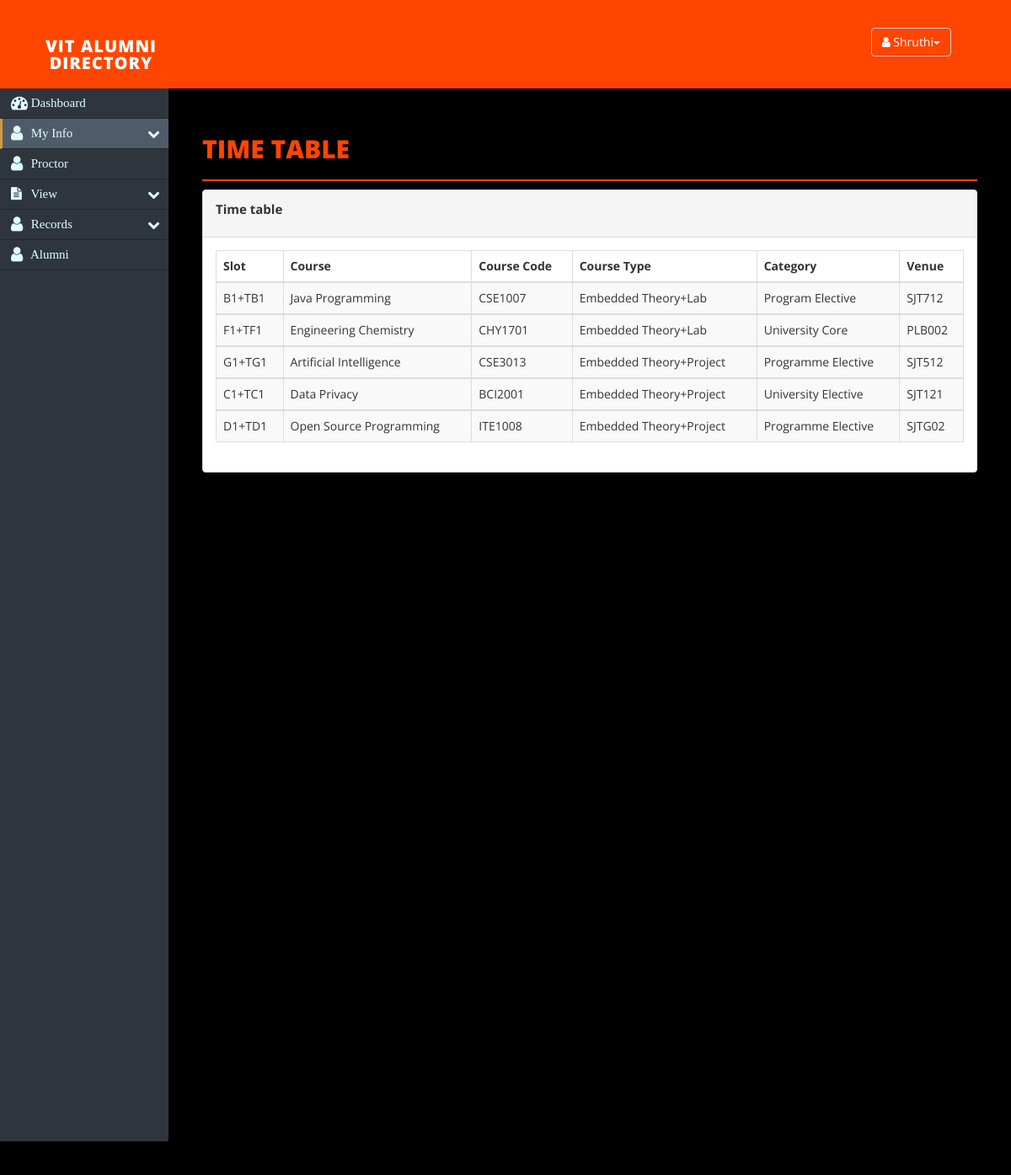
/book/timetable.php (signed in), run on the app's committed database.
### tables this page shows
CREATE TABLE `time_table` (
  `SNo` int(20) NOT NULL,
  `id` varchar(56) NOT NULL,
  `Name` varchar(56) NOT NULL,
  `RegistrationNumber` varchar(56) NOT NULL,
  `CourseCode` varchar(9) NOT NULL,
  `Course` varchar(67) NOT NULL,
  `CourseType` varchar(48) NOT NULL,
  `Role` varchar(45) NOT NULL,
  `Category` varchar(43) NOT NULL,
  `Slot` varchar(20) NOT NULL,
  `Venue` varchar(17) NOT NULL,
  `Faculty` varchar(43) NOT NULL,
  `Semester` varchar(56) NOT NULL,
  `Credits` int(8) NOT NULL
);

### book/timetable.php (the view, shortened to what this page needs)
<?php
$role=$_SESSION['rainbow_role'];
$id=$_SESSION['rainbow_uid'];
?>
<!DOCTYPE html>
<html xmlns="http://www.w3.org/1999/xhtml">
<head>
<link href="css/bootstrap.css" rel="stylesheet" />
<link href="css/font-awesome.css" rel="stylesheet" />
<link href="css/layout.css" rel="stylesheet" />
<link href="css/custom.css" rel="stylesheet" />
<link rel="stylesheet" href="https://cdnjs.cloudflare.com/ajax/libs/font-awesome/4.7.0/css/font-awesome.min.css">
</head>
<?php
if($role=="student"){
include("php/header_stu.php");
}
else
include("php/header.php");?>
<div id="page-wrapper">
<div id="page-inner">
<div class="row">
<div class="col-md-12">
<h1 class="page-head-line">Time Table
</h1>
</div>
</div>
<div class="panel panel-default">
<div class="panel-heading">
<p style="font-size: 15px;font-weight: bold;">Time table</p>
</div>
<div class="panel-body">
<div class="table-sorting table-responsive">
<table class="table table-striped table-bordered table-hover" id="tSortable22">
<thead>
<tr>
<th>Slot</th>
<th>Course</th>
<th>Course Code</th>
<th>Course Type</th>
<th>Category</th>
<th>Venue</th>
</tr>
</thead>
<?php
$conn = new mysqli('localhost','root','','portal');
if($conn->connect_error){
echo "$conn->connect_error";
die("Connection Failed : ". $conn->connect_error);
} else {
$sql = "SELECT * FROM time_table where id like '%$id%'";
$result = mysqli_query($conn, $sql);
while($row = mysqli_fetch_assoc($result))
{
?>
<tbody>
<tr>
<td><?php echo $row['Slot'];?></td>
<td><?php echo $row['Course'];?></td>
<td><?php echo $row['CourseCode'];?></td>
<td><?php echo $row['CourseType'];?></td>
<td><?php echo $row['Category'];?></td>
<td><?php echo $row['Venue'];?></td>
</tr>
</tbody>
<?php
}}
?>
</table>
</div>
</div>
</div>
</div>
</div>
<div id="footer-sec">
</div>
</body>
</html>

### book/css/layout.css (style rules this page uses)
body { font-family: 'Open Sans', sans-serif; line-height:25px; }
#page-wrapper { padding: 15px 15px; min-height: 600px; background: #000000; }
#page-inner { width: 100%; margin: 10px 20px 10px 0px; background-color: #000000!important; padding: 10px; min-height: 1200px; }
.page-head-line { font-size: 30px; text-transform: uppercase; color:orangered; font-weight: 800; padding-bottom: 20px; border-bottom: 2px solid orangered; margin-bottom: 10px; }
#footer-sec { background-color:#000; padding:20px 50px; color:#fff; font-size:12px; }
@media (min-width:768px) { #page-wrapper { margin: 0 0 0 200px; padding: 15px 30px; min-height: 1200px; } }

### data on the page
time_table: Slot "B1+TB1", Course "Java Programming", CourseCode "CSE1007", CourseType "Embedded Theory+Lab", Category "Program Elective", Venue "SJT712"
time_table: Slot "F1+TF1", Course "Engineering Chemistry", CourseCode "CHY1701", CourseType "Embedded Theory+Lab", Category "University Core", Venue "PLB002"
time_table: Slot "G1+TG1", Course "Artificial Intelligence", CourseCode "CSE3013", CourseType "Embedded Theory+Project", Category "Programme Elective", Venue "SJT512"
time_table: Slot "C1+TC1", Course "Data Privacy", CourseCode "BCI2001", CourseType "Embedded Theory+Project", Category "University Elective", Venue "SJT121"
time_table: Slot "D1+TD1", Course "Open Source Programming", CourseCode "ITE1008", CourseType "Embedded Theory+Project", Category "Programme Elective", Venue "SJTG02"

### other printed values
$username "Shruthi"
